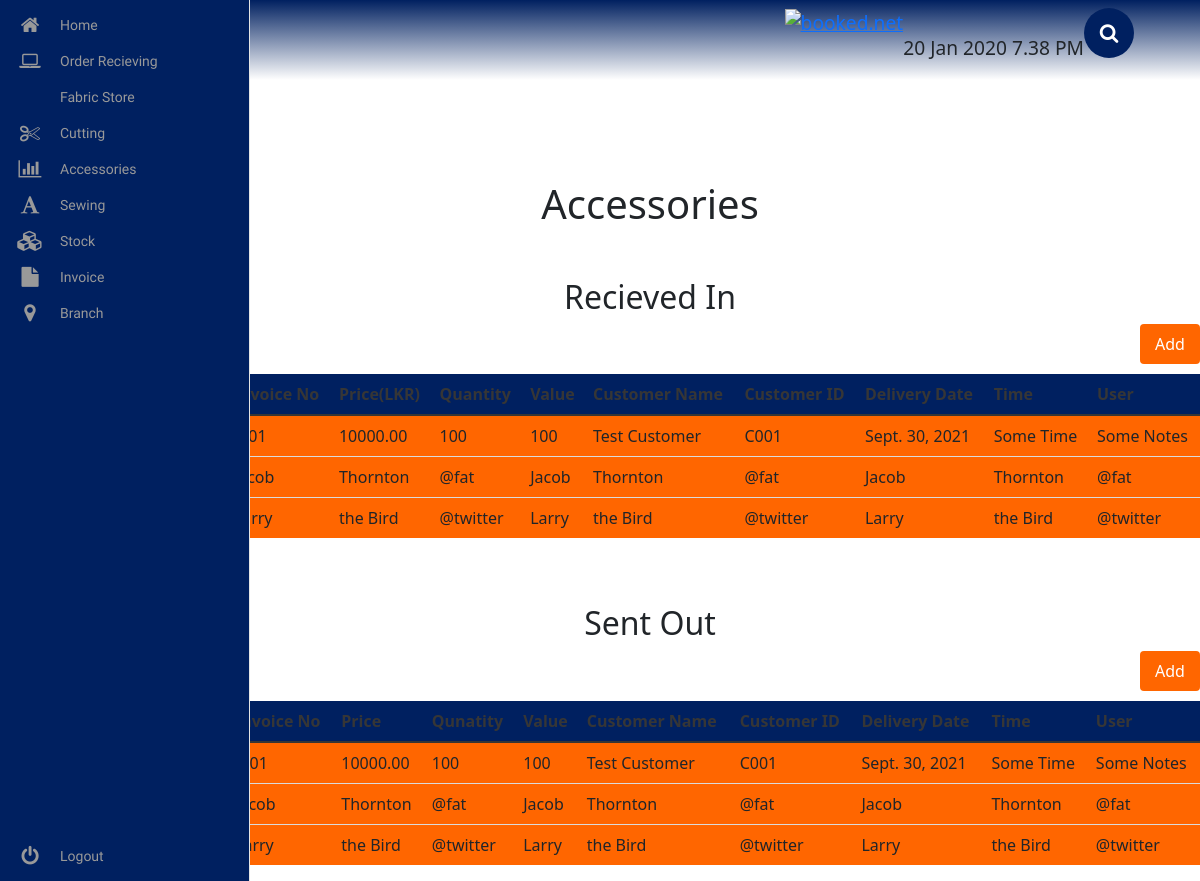
Screenshot of /accessories/ with the database file from the repository.
### accessories/models.py (models this page shows)
class AccRecievedIn(models.Model):
	date = models.DateField()
	invoice_no = models.CharField(max_length=1000)  # make a foreign key once invoice model is completed
	price = models.DecimalField(decimal_places=2, max_digits=100000)
	quantity = models.IntegerField()
	value = models.IntegerField()
	customer_name = models.CharField(max_length=1000)
	customer_id = models.CharField(max_length=1000)
	delivery_date = models.DateField()
	time = models.CharField(max_length=1000)
	user_notes = models.CharField(max_length=9000)

class AccSentOut(models.Model):
	date = models.DateField()
	invoice_no = models.CharField(max_length=1000)  # make a foreign key once invoice model is completed
	price = models.DecimalField(decimal_places=2, max_digits=100000)
	quantity = models.IntegerField()
	value = models.IntegerField()
	customer_name = models.CharField(max_length=1000)
	customer_id = models.CharField(max_length=1000)
	delivery_date = models.DateField()
	time = models.CharField(max_length=1000)
	user_notes = models.CharField(max_length=9000)

### accessories/views.py (the view)
# urls.py: path('', AccessoriesMainView.as_view(), name="accessories_view"),
class AccessoriesMainView(View):
	template_name = 'accessories_main.html'
	acc_recieved_in_query = AccRecievedIn.objects.all()
	acc_sent_out_query = AccSentOut.objects.all()
	def get_recieved_in_query_set(self):
		return self.acc_recieved_in_query
	def get_acc_sent_out_query_set(self):
		return self.acc_sent_out_query
	def get(self, request):
		context = {
			'acc_recieveds': self.get_recieved_in_query_set(),
			'acc_sent_outs': self.get_acc_sent_out_query_set()
			}
		return render(request, self.template_name, context)

### accessories/templates/accessories_main.html (shortened to what this page needs)
<!DOCTYPE html>
<html lang="en">
{% extends 'base.html' %}
{% load static %}
    {% block extra_css %}
        <link rel="stylesheet" href="{% static 'accessories/css/accessories_main.css' %}">
    {% endblock %}
    {% block content %}
        <div class="accessories__container">
            <h1> Accessories </h1>
            <h2> Recieved In </h2>
            <div class="accessories__add__button__container" >
              <button class="accessories__add__button">
                Add
              </button>
            </div>
            <div class="table-responsive">
              <table class="table">
                <thead>
                  <tr class="accessories__tr">
                    <th scope="col">Date</th>
                    <th scope="col">Invoice No</th>
                    <th scope="col">Price(LKR)</th>
                    <th scope="col">Quantity</th>
                    <th scope="col">Value</th>
                    <th scope="col">Customer Name</th>
                    <th scope="col">Customer ID</th>
                    <th scope="col">Delivery Date</th>
                    <th scope="col">Time</th>
                    <th scope="col">User</th>
                  </tr>
                </thead>
                <tbody>
                  <tr class="accessories__body">
                    {% for acc_recieved in acc_recieveds %}
                    <td> {{ acc_recieved.date }} </td>
                    <td>  {{ acc_recieved.invoice_no }} </td>
                    <td> {{ acc_recieved.price }} </td>
                    <td> {{ acc_recieved.quantity }} </td>
                    <td> {{ acc_recieved.value }} </td>
                    <td> {{ acc_recieved.customer_name }} </td>
                    <td> {{ acc_recieved.customer_id }} </td>
                    <td> {{ acc_recieved.delivery_date }} </td>
                    <td> {{ acc_recieved.time }} </td>
                    <td> {{ acc_recieved.user_notes }} </td>
                    {% endfor %}
                  </tr>
                  <tr class="accessories__body">
                    <th scope="row">2</th>
                    <td>Jacob</td>
                    <td>Thornton</td>
                    <td>@fat</td>
                    <td>Jacob</td>
                    <td>Thornton</td>
                    <td>@fat</td>
                    <td>Jacob</td>
                    <td>Thornton</td>
                    <td>@fat</td>
                  </tr>
                  <tr class="accessories__body">
                    <th scope="row">3</th>
                    <td>Larry</td>
                    <td>the Bird</td>
                    <td>@twitter</td>
                    <td>Larry</td>
                    <td>the Bird</td>
                    <td>@twitter</td>
                    <td>Larry</td>
                    <td>the Bird</td>
                    <td>@twitter</td>
                  </tr>
                </tbody>
              </table>
            </div>
            <h2> Sent Out </h2>
             <div class="accessories__add__button__container" >
              <button class="accessories__add__button">
                Add
              </button>
            </div>
            <div class="table-responsive">
              <table class="table">
                <thead>
                  <tr class="accessories__tr">
                    <th scope="col">Date</th>
                    <th scope="col">Invoice No</th>
                    <th scope="col">Price</th>
                    <th scope="col">Qunatity</th>
                    <th scope="col">Value</th>
                    <th scope="col">Customer Name</th>
                    <th scope="col">Customer ID</th>
                    <th scope="col">Delivery Date</th>
                    <th scope="col">Time</th>
                    <th scope="col">User</th>
                  </tr>
                </thead>
                <tbody>
                  <tr class="accessories__body">
                    {% for acc_sent_out in acc_sent_outs %}
                    <td> {{ acc_sent_out.date }} </td>
                    <td>  {{ acc_sent_out.invoice_no }} </td>
                    <td> {{ acc_sent_out.price }} </td>
                    <td> {{ acc_sent_out.quantity }} </td>
                    <td> {{ acc_sent_out.value }} </td>
                    <td> {{ acc_sent_out.customer_name }} </td>
                    <td> {{ acc_sent_out.customer_id }} </td>
                    <td> {{ acc_sent_out.delivery_date }} </td>
                    <td> {{ acc_sent_out.time }} </td>
                    <td> {{ acc_sent_out.user_notes }} </td>
                    {% endfor %}
                  </tr>
                  <tr class="accessories__body">
                    <th scope="row">2</th>
                    <td>Jacob</td>
                    <td>Thornton</td>
                    <td>@fat</td>
                    <td>Jacob</td>
                    <td>Thornton</td>
                    <td>@fat</td>
                    <td>Jacob</td>
                    <td>Thornton</td>
                    <td>@fat</td>
                  </tr>
                  <tr class="accessories__body">
                    <th scope="row">3</th>
                    <td>Larry</td>
                    <td>the Bird</td>
                    <td>@twitter</td>
                    <td>Larry</td>
                    <td>the Bird</td>
                    <td>@twitter</td>
                    <td>Larry</td>
                    <td>the Bird</td>
                    <td>@twitter</td>
                  </tr>
                </tbody>
              </table>
            </div>
        </div>
    {% endblock %}

### accessories/static/accessories/css/accessories_main.css (style rules this page uses)
.accessories__container { margin: 100px 0 0 100px; }
.accessories__container h1 { text-align: center; }
.accessories__container h2 { text-align: center; margin-top: 50px; }
.accessories__add__button__container { display: flex; float: right; margin-bottom: 10px; }
.accessories__add__button { border: none; outline: none; border-radius: 4px; background-color: #FF6600; color: #fff; width: 60px; height: 40px; }
.accessories__tr { background-color: #002060; color: #fff; }
.accessories__tr th { color: #fff; }
.accessories__body { background-color: #FF6600; }

### rows the page displays
AccRecievedIn: invoice_no "I001", price "10000.00", quantity "100", value "100", customer_name "Test Customer", customer_id "C001", delivery_date "Sept. 30, 2021", time "Some Time", user_notes "Some Notes"
AccSentOut: invoice_no "I001", price "10000.00", quantity "100", value "100", customer_name "Test Customer", customer_id "C001", delivery_date "Sept. 30, 2021", time "Some Time", user_notes "Some Notes"
